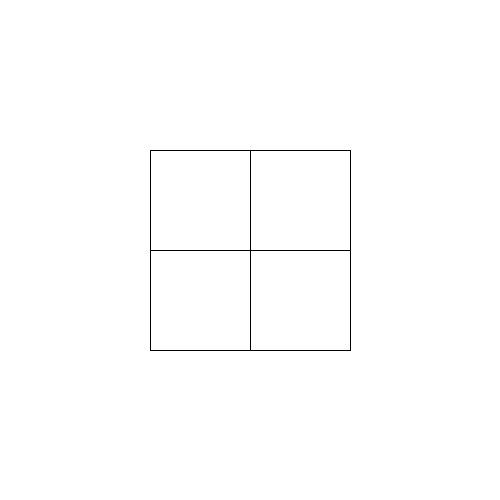
Frame 1 (no input)
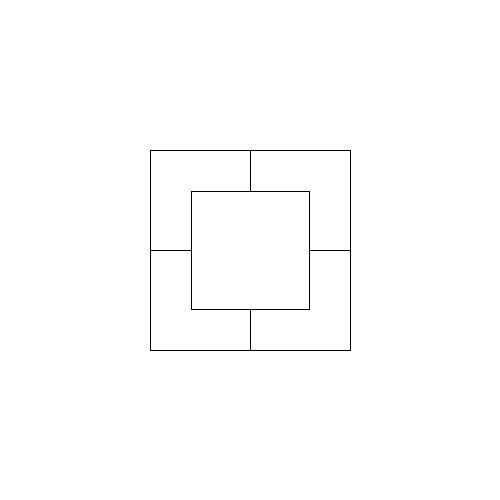
Frame 60 (the mouse pressed at the canvas centre just before this capture)
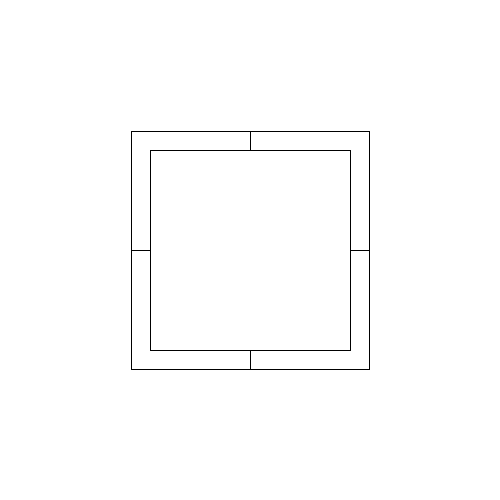
Frame 120 (the mouse held since frame 60 and released just before this capture)

The Processing sketch that drew these frames (run headless with seeded random() and noise(); from frame 60 on, the mouse is pressed at the canvas centre):

// Processing sketch: processing_57075
// ── processing_57075.pde

int w;
int h;
int x1;
int y1;
int x2;
int y2;
int a;

void setup(){
  size(500,500);
  frameRate(15);
  
  w=100;
  h=w;
  x1=150;
  y1=150;
  x2=x1+w*2;
  y2=y1+h*2;
  a=w;
}

void draw
(){
background (255);

  line(x1, y1, x1+w, y1);
  line(x1, y1+h, x1+a, y1+h);
  line(x1, y1, x1, y1+h);
  line(x1+w, y1, x1+w, y1+a);
  line(x1+a, y1+a, x1+w, y1+a);
  line(x1+a, y1+a, x1+a, y1+h);

  line(x2, y1, x2-w, y1);
  line(x2, y1+h, x2-a, y1+h);
  line(x2-w, y1, x2-w, y1+a);
  line(x2, y1, x2, y1+h);
  line(x2-a, y1+a, x2-w, y1+a);
  line(x2-a, y1+a, x2-a, y1+h);

  line(x1, y2-h, x1+a, y2-h);
  line(x1, y2, x1+w, y2);
  line(x1, y2, x1, y2-h);
  line(x1+w, y2, x1+w, y2-a);
  line(x1+a, y2-a, x1+w, y2-a);
  line(x1+a, y2-a, x1+a, y2-h);
 
  line(x2, y2-h, x2-a, y2-h);
  line(x2, y2, x2-w, y2);
  line(x2-w, y2, x2-w, y2-a);
  line(x2, y2, x2, y2-h);
  line(x2-a, y2-a, x2-w, y2-a);
  line(x2-a, y2-a, x2-a, y2-h);
  
a=a-1;

}
